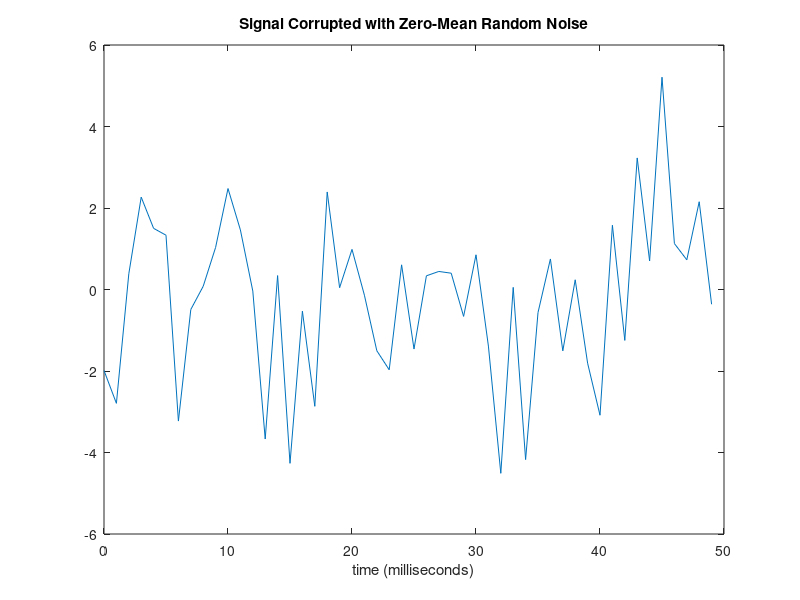
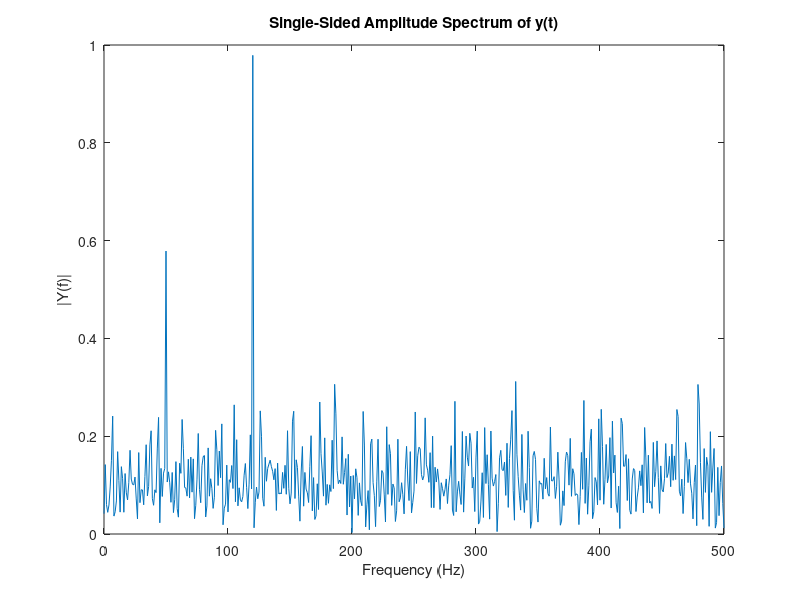
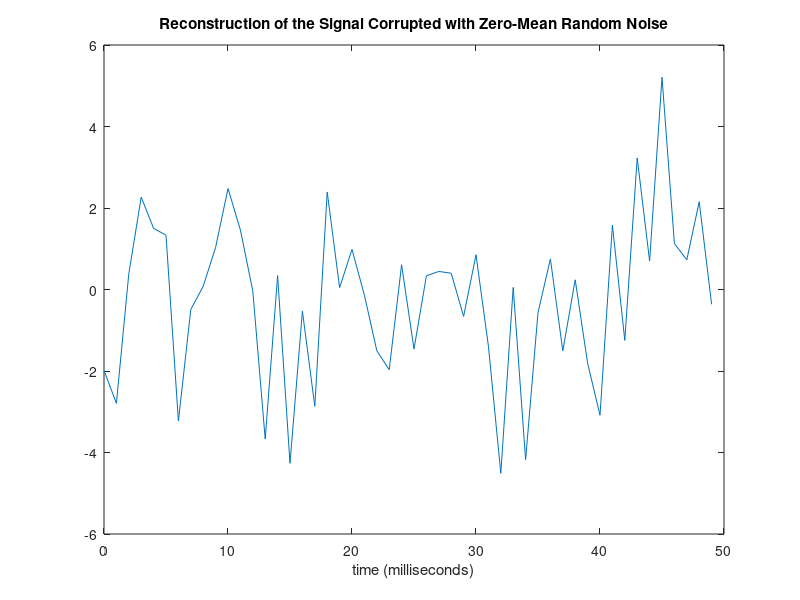
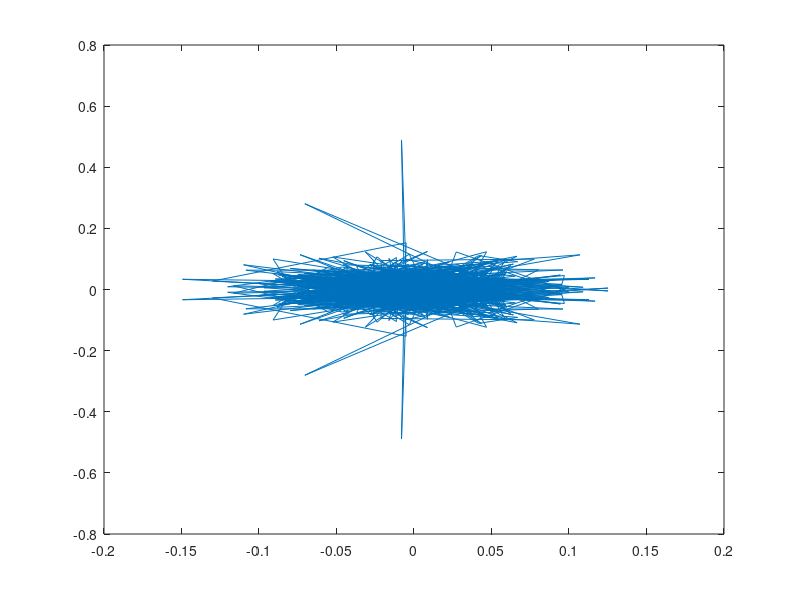

Source code (MATLAB) for these figures, in order:
Fs = 1000; % Sampling frequency
T = 1/Fs; % Sample time
L = 1000; % Length of signal
t = (0:L-1)*T; % Time vector
k=L/Fs; %Scaling factor for inverse FFT
% Sum of a 50 Hz sinusoid and a 120 Hz sinusoid
x = 0.7*sin(2*pi*50*t) + sin(2*pi*120*t);
y = x + 2*randn(size(t)); % Sinusoids plus noise


figure
plot(Fs*t(1:50),y(1:50))
title('Signal Corrupted with Zero-Mean Random Noise')
xlabel('time (milliseconds)')
%%Calcuate FFT
Y=fft(y,L)/L;
f=Fs/2*linspace(0,1,L/2+1);


figure
plot(f,2*abs(Y(1:L/2+1)))
title('Single-Sided Amplitude Spectrum of y(t)')
xlabel('Frequency (Hz)')
ylabel('|Y(f)|')
%Calculate IFFT
y1=k*real(ifft(Y))*Fs;


figure
plot(Fs*t(1:50),y1(1:50))
title('Reconstruction of the Signal Corrupted with Zero-Mean Random Noise')
xlabel('time (milliseconds)')


figure
plot(Y)